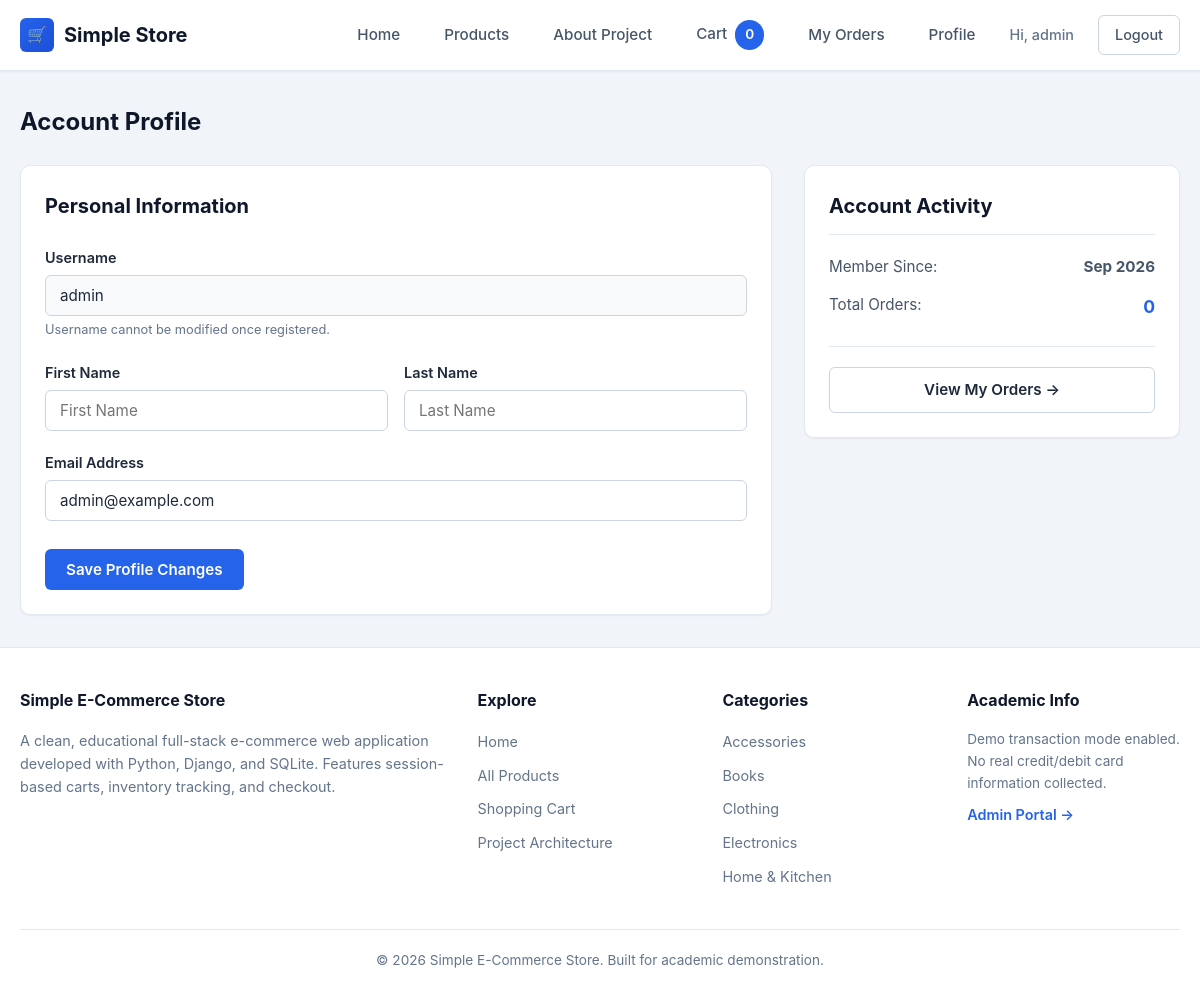
Screenshot of /profile/ (signed in) with the database file from the repository.
### store/models.py (models this page shows, shortened)
class Category(models.Model):
    name = models.CharField(max_length=100, unique=True)
    slug = models.SlugField(max_length=120, unique=True, blank=True)
    description = models.TextField(blank=True)
    created_at = models.DateTimeField(auto_now_add=True)
    class Meta:
        verbose_name = 'category'
        verbose_name_plural = 'categories'
        ordering = ['name']

### store/views.py (the view)
# urls.py: path('profile/', views.profile, name='profile'),
@login_required
def profile(request):
    if request.method == 'POST':
        form = ProfileForm(request.POST, instance=request.user)
        if form.is_valid():
            form.save()
            messages.success(request, "Your profile has been updated successfully.")
            return redirect('store:profile')
        else:
            messages.error(request, "Please correct the errors below.")
    else:
        form = ProfileForm(instance=request.user)
    order_count = Order.objects.filter(user=request.user).count()
    return render(request, 'profile.html', {
        'form': form,
        'order_count': order_count,
    })

### store/forms.py (shortened to what this page needs)
class ProfileForm(forms.ModelForm):
    class Meta:
        model = User
        fields = ['first_name', 'last_name', 'email']
        widgets = {
            'first_name': forms.TextInput(attrs={'placeholder': 'First Name', 'class': 'form-input'}),
            'last_name': forms.TextInput(attrs={'placeholder': 'Last Name', 'class': 'form-input'}),
            'email': forms.EmailInput(attrs={'placeholder': 'Email Address', 'class': 'form-input'}),
        }

### store/cart.py (called while the page is built, shortened)
    def __iter__(self):
        product_ids = [int(pid) for pid in self.cart.keys() if pid.isdigit()]
        products = Product.objects.filter(id__in=product_ids)
        product_map = {p.id: p for p in products}

    def __len__(self):
        return sum(qty for qty in self.cart.values() if isinstance(qty, int))

    def get_total_price(self):
        total = Decimal('0.00')
        for item in self:
            total += item['total_price']
        return total

### store/context_processors.py (called while the page is built)
def cart_context(request):
    cart = Cart(request)
    return {
        'cart': cart,
        'cart_total_items': len(cart),
        'cart_total_price': cart.get_total_price(),
        'all_categories': Category.objects.all(),
    }

### templates/profile.html (shortened to what this page needs)
{% extends 'base.html' %}
{% block content %}
<div class="container">
  <div class="section-header">
    <h1 class="section-title">Account Profile</h1>
  </div>
  <div class="cart-layout">
    <div class="cart-card">
      <h2 style="font-size: 1.25rem; font-weight: 700; color: var(--color-dark); margin-bottom: 1.5rem;">
        Personal Information
      </h2>
      <form method="post" action="{% url 'store:profile' %}">
        <div class="form-group">
          <label class="form-label">Username</label>
          <input type="text" value="{{ user.username }}" class="form-input" disabled style="background-color: var(--color-light); cursor: not-allowed;">
          <span class="form-help">Username cannot be modified once registered.</span>
        </div>
        <div class="form-grid">
          <div class="form-group">
            <label class="form-label" for="{{ form.first_name.id_for_label }}">First Name</label>
            {{ form.first_name }}
          </div>
          <div class="form-group">
            <label class="form-label" for="{{ form.last_name.id_for_label }}">Last Name</label>
            {{ form.last_name }}
          </div>
        </div>
        <div class="form-group">
          <label class="form-label" for="{{ form.email.id_for_label }}">Email Address</label>
          {{ form.email }}
        </div>
        <button type="submit" class="btn btn-primary" id="btnSaveProfile" style="margin-top: 0.5rem;">
          Save Profile Changes
        </button>
      </form>
    </div>
    <div class="summary-card">
      <h3 class="summary-title">Account Activity</h3>
      <div class="summary-row">
        <span>Member Since:</span>
        <strong>{{ user.date_joined|date:"M Y" }}</strong>
      </div>
      <div class="summary-row">
        <span>Total Orders:</span>
        <strong style="font-size: 1.1rem; color: var(--color-primary);">{{ order_count }}</strong>
      </div>
      <div style="margin-top: 1.5rem; padding-top: 1.25rem; border-top: 1px solid var(--color-border);">
        <a href="{% url 'store:order_list' %}" class="btn btn-outline btn-block" id="btnViewMyOrders">
          View My Orders &rarr;
        </a>
      </div>
    </div>
  </div>
</div>
{% endblock %}

### templates/base.html (shortened to what this page needs)
{% load static %}
<!DOCTYPE html>
<html lang="en">
<head>
  <link rel="stylesheet" href="{% static 'css/style.css' %}">
</head>
<body>
  <header class="site-header" id="siteHeader">
    <div class="header-container">
      <a href="{% url 'store:home' %}" class="brand-logo" id="brandLogo">
        <div class="brand-icon">🛒</div>
        <span>Simple Store</span>
      </a>
      <nav class="main-nav" id="mainNav">
        <a href="{% url 'store:home' %}" class="nav-link" id="navHome">Home</a>
        <a href="{% url 'store:product_list' %}" class="nav-link" id="navProducts">Products</a>
        <a href="{% url 'store:about' %}" class="nav-link" id="navAbout">About Project</a>
        <a href="{% url 'store:cart_detail' %}" class="nav-link" id="navCart">
          Cart <span class="nav-cart-badge" id="cartBadge">{{ cart_total_items }}</span>
        </a>
        {% if user.is_authenticated %}
          <a href="{% url 'store:order_list' %}" class="nav-link" id="navOrders">My Orders</a>
          <a href="{% url 'store:profile' %}" class="nav-link" id="navProfile">Profile</a>
          <span class="nav-user-greeting">Hi, {{ user.first_name|default:user.username }}</span>
          <a href="{% url 'store:logout' %}" class="nav-btn nav-btn-outline" id="navLogout">Logout</a>
        {% else %}
          <a href="{% url 'store:login' %}" class="nav-link" id="navLogin">Login</a>
          <a href="{% url 'store:register' %}" class="nav-btn nav-btn-primary" id="navRegister">Register</a>
        {% endif %}
      </nav>
    </div>
  </header>
  <main class="main-wrapper" id="mainContent">
    {% block content %}{% endblock %}
  </main>
  <footer class="site-footer" id="siteFooter">
    <div class="container">
      <div class="footer-grid">
        <div class="footer-col">
          <h4>Simple E-Commerce Store</h4>
          <p>
            A clean, educational full-stack e-commerce web application developed with Python,
            Django, and SQLite. Features session-based carts, inventory tracking, and checkout.
          </p>
        </div>
        <div class="footer-col">
          <h4>Explore</h4>
          <ul class="footer-links">
            <li><a href="{% url 'store:home' %}">Home</a></li>
            <li><a href="{% url 'store:product_list' %}">All Products</a></li>
            <li><a href="{% url 'store:cart_detail' %}">Shopping Cart</a></li>
            <li><a href="{% url 'store:about' %}">Project Architecture</a></li>
          </ul>
        </div>
        <div class="footer-col">
          <h4>Categories</h4>
          <ul class="footer-links">
            {% for cat in all_categories|slice:":5" %}
              <li><a href="{% url 'store:product_list' %}?category={{ cat.slug }}">{{ cat.name }}</a></li>
            {% empty %}
              <li><span>Electronics</span></li>
              <li><span>Clothing</span></li>
              <li><span>Books</span></li>
            {% endfor %}
          </ul>
        </div>
        <div class="footer-col">
          <h4>Academic Info</h4>
          <p style="font-size: 0.85rem; color: var(--color-text-muted);">
            Demo transaction mode enabled. No real credit/debit card information collected.
          </p>
          {% if user.is_staff %}
            <p style="margin-top: 0.5rem;"><a href="/admin/" style="font-weight: 600; color: var(--color-primary);">Admin Portal &rarr;</a></p>
          {% endif %}
        </div>
      </div>
      <div class="footer-bottom">
        <p>&copy; 2026 Simple E-Commerce Store. Built for academic demonstration.</p>
      </div>
    </div>
  </footer>
</body>
</html>

### rows the page displays
Category: name "Accessories"
Category: name "Books"
Category: name "Clothing"
Category: name "Electronics"
Category: name "Home & Kitchen"

### other values shown
{{ cart_total_items }} "0"
{{ user.first_name|default:user.username }} "admin"
{{ user.date_joined|date:"M Y" }} "Sep 2026"
{{ order_count }} "0"
